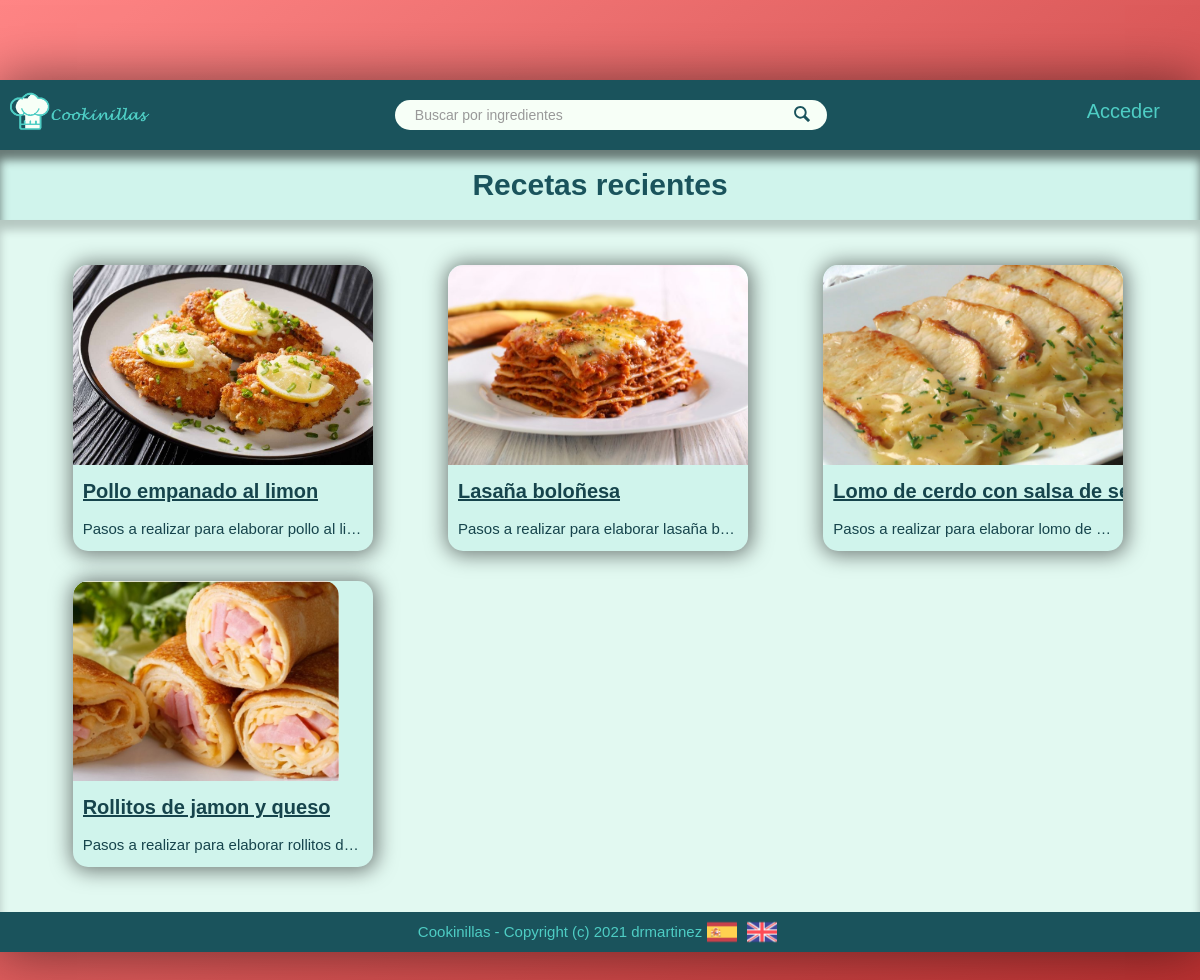
Before: / with the older database file.
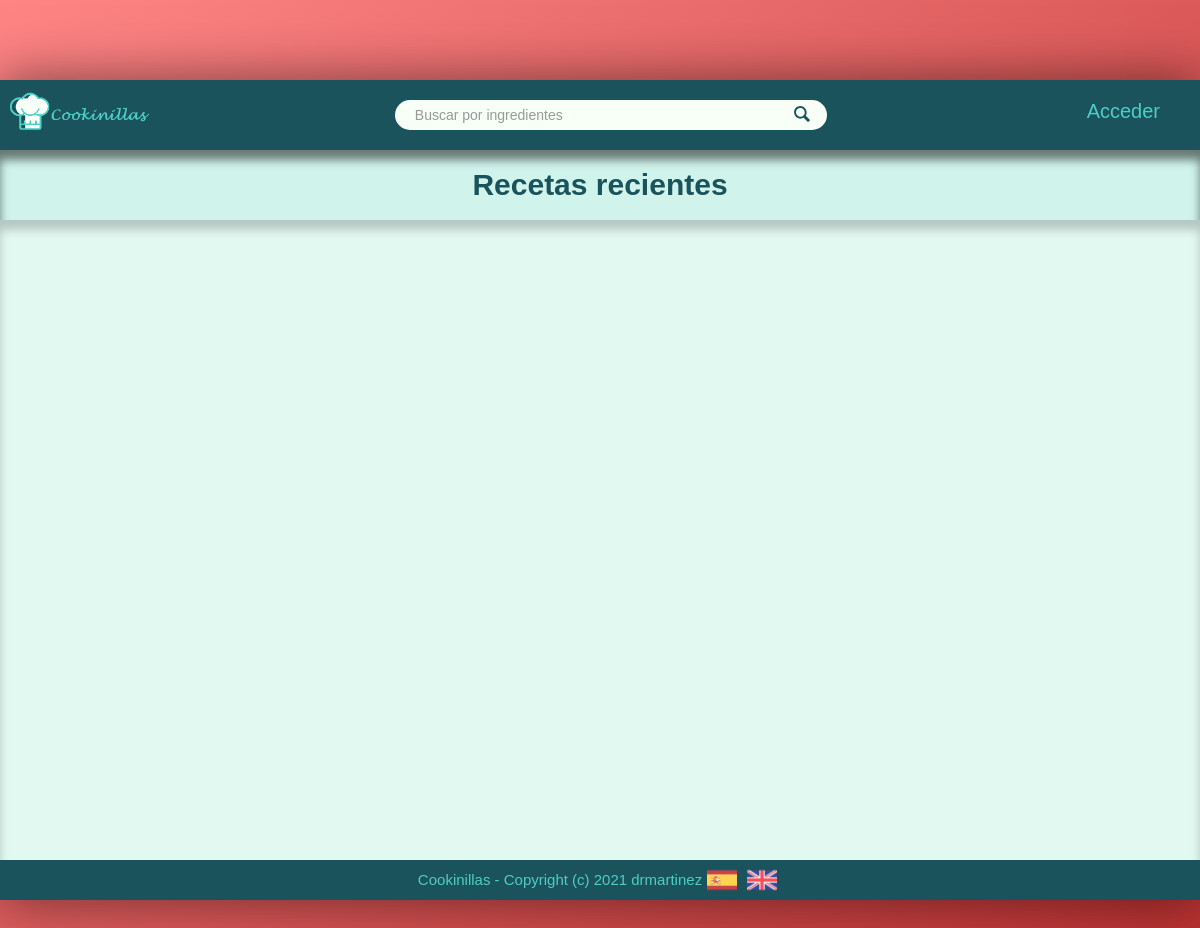
After: the same page with the newer database file.
### tables this page shows
CREATE TABLE IF NOT EXISTS `recetas` (
  `id_receta` int(3) NOT NULL AUTO_INCREMENT,
  `titulo` varchar(50) NOT NULL,
  `imagen` varchar(128) NOT NULL,
  `tiempo` int(4) NOT NULL,
  `pasos` varchar(8192) NOT NULL,
  `alias` varchar(15) NOT NULL,
  PRIMARY KEY (`id_receta`),
  KEY `alias` (`alias`)
);

### core/ViewManager.php (called while the page is built, shortened)
<?php
class ViewManager {
    private $fragmentContents = array();
    private $variables = array();
    private $currentFragment = self::DEFAULT_FRAGMENT;
    private $layout = "default";
    private function saveCurrentFragment() {
        $this->fragmentContents[$this->currentFragment].=ob_get_contents();
    }
    public function moveToFragment($name) {
        $this->currentFragment = $name;
    }
    public function getFragment($fragment, $default="") {
        if (!isset($this->fragmentContents[$fragment])) {
            return $default;
        }
        return $this->fragmentContents[$fragment];
    }
    public function setVariable($varname, $value, $flash=false) {
        $this->variables[$varname] = $value;
    }
    public function getVariable($varname, $default=NULL) {
        if (!isset($this->variables[$varname])) {
            return $default;
        }
        return $this->variables[$varname];
    }
    public function render($controller, $viewname) {
        include(__DIR__."/../view/$controller/$viewname.php");
        $this->renderLayout();
    }
    private function renderLayout() {
        include(__DIR__."/../view/layouts/".$this->layout.".php");
    }
    private static $viewmanager_singleton = NULL;
    public static function getInstance() {
        if (self::$viewmanager_singleton == null) {
            self::$viewmanager_singleton = new ViewManager();
        }
        return self::$viewmanager_singleton;
    }
}

### controller/RecipesController.php (called while the page is built, shortened)
<?php
    require_once(__DIR__."/../model/Recipe.php");
    require_once(__DIR__."/../model/RecipeMapper.php");
    require_once(__DIR__."/../core/ViewManager.php");
    class RecipesController extends BaseController{
        private $recipeMapper;
        public function __construct() {
            $this->recipeMapper = new RecipeMapper();
        }
        public function index() {
            $recipes = $this->recipeMapper->findAll();
            $this->view->setVariable("recipes", $recipes);
            $this->view->render("recipes", "index");
        }
    }

### index.php (called while the page is built, shortened)
<?php
function run() {
    try {
        $controller = loadController($_GET["controller"]);
        $actionName = $_GET["action"];
        $controller->$actionName();
    } catch(Exception $ex) {
        die("An exception occured!!!!!".$ex->getMessage());
    }
}
function loadController($controllerName) {
    return new $controllerClassName();
}
run();
?>

### view/messages/messages_es.php (called while the page is built)
<?php
$i18n_messages = array()
?>

### core/I18n.php (called while the page is built, shortened)
<?php
class I18n {
    private $messages;
    public function setLanguage($language) {
        $this->messages = $i18n_messages;
    }
    public function i18n($key) {
        if (isset($this->messages[$key])){
            return $this->messages[$key];
        }else{
            return $key;
        }
    }
    private static $i18n_singleton = null;
    public static function getInstance() {
        if (self::$i18n_singleton == NULL) {
            self::$i18n_singleton = new I18n();
        }
        return self::$i18n_singleton;
    }
}
function i18n($key) {
    return I18n::getInstance()->i18n($key);
}

### model/Recipe.php (called while the page is built, shortened)
<?php
class Recipe
{
    private $id;
    private $title;
    private $img;
    private $steps;
    public function __construct($id = NULL, $title = NULL, $img = NULL, $time = NULL, User $alias = NULL, array $ingr = NULL, array $quant = NULL, $steps = NULL)
    {
        $this->id = $id;
        $this->title = $title;
        $this->img = $img;
        $this->steps = $steps;
    }
    public function getId()
    {
        return $this->id;
    }
    public function getTitle()
    {
        return $this->title;
    }
    public function getImg()
    {
        return $this->img;
    }
    public function getSteps()
    {
        return $this->steps;
    }
}

### model/RecipeMapper.php (called while the page is built, shortened)
<?php
require_once(__DIR__."/../core/PDOConnection.php");
require_once(__DIR__."/../model/Recipe.php");
class RecipeMapper {
    private $db;
    public function __construct() {
        $this->db = PDOConnection::getInstance();
    }
    public function findAll() {
        $stmt1 = $this->db->query("SELECT recetas.*
                                            FROM recetas, usuarios
                                            WHERE recetas.alias = usuarios.alias");
        $stmt2 = $this->db->query("SELECT receta_ingrediente.nombre, receta_ingrediente.cantidad
                                            FROM recetas, receta_ingrediente
                                            WHERE recetas.id_receta = receta_ingrediente.id_receta");
        $recipes_db = $stmt1->fetchAll(PDO::FETCH_ASSOC);
        $ingr_db = $stmt2->fetchAll(PDO::FETCH_ASSOC);
        $recipes = array();
        foreach ($recipes_db as $recipe) {
            array_push($recipes, new Recipe($recipe["id_receta"],$recipe["titulo"], $recipe["imagen"], $recipe["tiempo"],
                new User($recipe["alias"]),$ingr_db,$ingr_db, $recipe["pasos"]));
        }
        return $recipes;
    }
}

### core/PDOConnection.php (called while the page is built)
<?php
class PDOConnection {
    private static $dbhost = "127.0.0.1";
    private static $dbname = "cookinillas";
    private static $dbuser = "root";
    private static $dbpass = "root";
    private static $db_singleton = null;
    public static function getInstance() {
        if (self::$db_singleton == null) {
            self::$db_singleton = new PDO(
                "mysql:host=".self::$dbhost.";dbname=".self::$dbname.";charset=utf8",
                self::$dbuser,
                self::$dbpass,
                array(
                    PDO::ATTR_EMULATE_PREPARES => false,
                    PDO::ATTR_ERRMODE => PDO::ERRMODE_EXCEPTION
                )
            );
        }
        return self::$db_singleton;
    }
}
?>

### view/recipes/index.php (the view, shortened to what this page needs)
<?php
require_once(__DIR__."/../../core/ViewManager.php");
$view = ViewManager::getInstance();
$recipes = $view->getVariable("recipes");
?>
<div class="title-bar">
    <div class="title-box">
        <h1 class="title-box__title"><?= i18n("Recetas recientes") ?></h1>
    </div>
</div>
<main class="main-content">
    <div class="recipes">
        <?php foreach ($recipes as $recipe):
        ?>
            <div class="recipes__box">
                <a href="index.php?controller=recipes&amp;action=view&amp;id=<?= $recipe->getId() ?>" class="recipes__box-link">
                    <span><img src="<?= $recipe->getImg() ?>" alt="<?= $recipe->getTitle() ?>" class="recipes__box-photo"></span>
                </a>
                <h3 class="recipes__box-title">
                    <?= $recipe->getTitle() ?>
                </h3>
                <span class="recipes__box-text"><?= htmlentities($recipe->getSteps()) ?></span>
            </div>
        <?php endforeach; ?>
    </div>
</main>

### view/layouts/default.php (shortened to what this page needs)
<?php
    $view = ViewManager::getInstance();
    $currentuser = $view->getVariable("currentusername");
?>
<!DOCTYPE html>
<html lang="es">
<head>
    <link rel="stylesheet" href="css/style.css">
</head>
<body>
    <div class="container">
        <header class="header">
            <a href="index.php?controller=recipes&amp;action=index">
                <button class="home__button">
                    <img src="/view/img/logo.svg" alt="cookinillas logo" class="logo">
                </button>
            </a>
            <form action="index.php?controller=recipes&amp;action=search" class="search">
                <input type="text" class="search__input" placeholder="<?= i18n("Buscar por ingredientes") ?>">
                <button class="search__button">
                    <svg class="search__icon">
                        <use href="/view/img/sprite.svg#icon-magnifying-glass"></use>
                    </svg>
                </button>
            </form>
            <nav class="user-nav">
                <div class="user-nav__user">
                    <div class="user-nav__user-box">
                            <?php if (isset($currentuser)): ?>
                               <?= printf(i18n($currentuser))?>
                                <a href="index.php?controller=users&amp;action=logout">
                                    <svg class="user-nav__icon">
                                        <use href="/view/img/sprite.svg#icon-exit"></use>
                                    </svg>
                                </a>
                            <?php else: ?>
                                <a href="index.php?controller=users&amp;action=login"><?= i18n("Acceder") ?></a>
                            <?php endif ?>
                    </div>
                </div>
            </nav>
        </header>
        <div class="content">
            <?= $view->getFragment(ViewManager::DEFAULT_FRAGMENT) ?>
        </div>
        <footer>
            <p class="footerText">Cookinillas - Copyright (c) 2021 drmartinez</p>
            <?php
                include(__DIR__."/language_select_element.php");
            ?>
        </footer>
    </div>
</body>
</html>

### view/layouts/language_select_element.php (shortened to what this page needs)
<ul id="languagechooser">
    <a href="index.php?controller=language&amp;action=change&amp;lang=es">
        <img src="/view/img/es.png" alt="">
    </a>
    <a href="index.php?controller=language&amp;action=change&amp;lang=en">
        <img src="/view/img/en.png" alt="">
    </a>
</ul>

Changed rows visible on the page:
removed recetas: imagen (picture), titulo "Pollo empanado al limon", pasos "Pasos a realizar para elaborar pollo al li…"
removed recetas: imagen (picture), titulo "Lasaña boloñesa", pasos "Pasos a realizar para elaborar lasaña b…"
removed recetas: imagen (picture), titulo "Lomo de cerdo con salsa de…", pasos "Pasos a realizar para elaborar lomo de…"
removed recetas: imagen (picture), titulo "Rollitos de jamon y queso", pasos "Pasos a realizar para elaborar rollitos d…"
